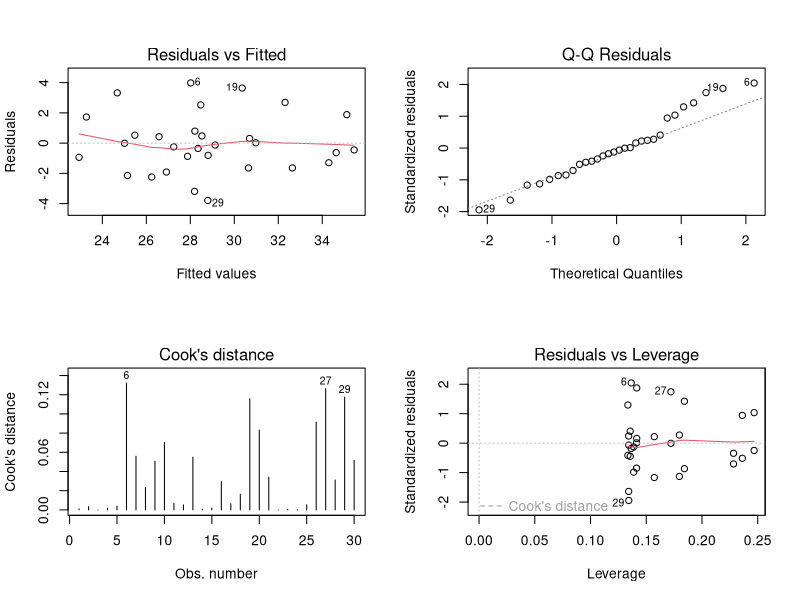
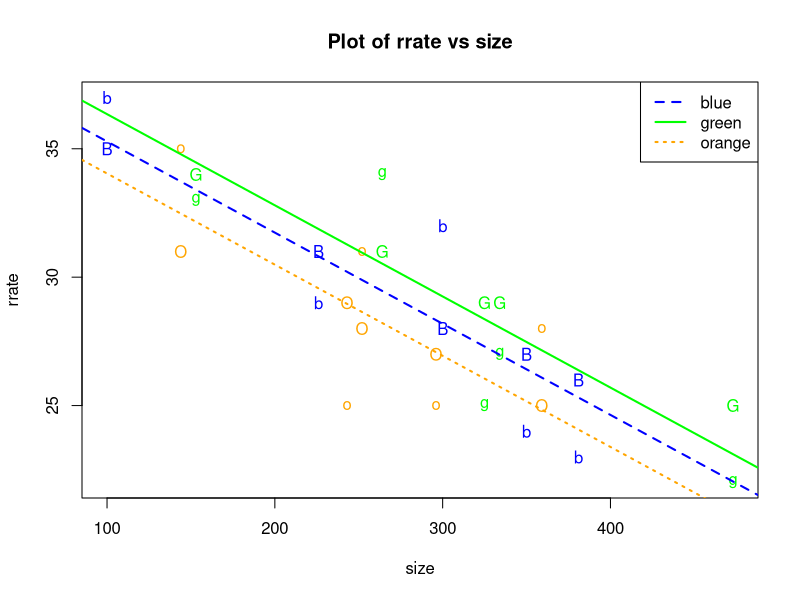

Recreate these plots in R, in order.
## ---- chunk 1
knitr::opts_chunk$set(fig.width=6, fig.height=6, dpi=200,
                      echo=FALSE, warning=FALSE, message=FALSE, cache=T)
## ---- chunk 2
library(nlme)

qcolour <- read.csv("qcolour.csv",header=T)
attach(qcolour)

colours <- as.factor(colour)
weeks <- as.factor(week)

lm.a <- lm(rrate~colours+weeks+size)
par(mfrow=c(2,2))
plot(lm.a,which = c(1,2,4,5))
## ---- chunk 3
anova(lm.a)
## ---- chunk 4
lm.b <- lm(rrate~colours+size)
par(mfrow=c(1,1))
plot(size, rrate, type="n")
title("Plot of rrate vs size")
points(qcolour[colour=='blue'&week=='A',]$size,qcolour[colour=='blue'&week=='A',]$rrate,pch='B',col='blue')
points(qcolour[colour=='blue'&week=='B',]$size,qcolour[colour=='blue'&week=='B',]$rrate,pch='b',col='blue')
points(qcolour[colour=='green'&week=='A',]$size,qcolour[colour=='green'&week=='A',]$rrate,pch='G',col='green')
points(qcolour[colour=='green'&week=='B',]$size,qcolour[colour=='green'&week=='B',]$rrate,pch='g',col='green')
points(qcolour[colour=='orange'&week=='A',]$size,qcolour[colour=='orange'&week=='A',]$rrate,pch='O',col='orange')
points(qcolour[colour=='orange'&week=='B',]$size,qcolour[colour=='orange'&week=='B',]$rrate,pch='o',col='orange')

coef(lm.b)
intercept <- coef(lm.b)[1]
coef.green <- coef(lm.b)[2]
coef.orange <- coef(lm.b)[3]
coef.size <- coef(lm.b)[4]

# regression lines
abline(intercept, coef.size, lty=2, col="blue", lwd=2) # blue
abline(intercept+coef.green, coef.size, lty=1, col="green", lwd=2) # green
abline(intercept+coef.orange, coef.size, lty=3, col="orange", lwd=2) # orange
legend("topright", c("blue","green","orange"),
       lty=c(2,1,3), col=c("blue","green","orange"), lwd=c(2,2,2))
## ---- chunk 5
summary.lm(lm.b)
## ---- chunk 6
lvl.mns <- tapply(rrate,colour,mean)
ni <- tapply(rrate,colour,length)
h.blue <- c(1,0,0)
h.green <- c(1,1,0)
h.orange <- c(1,0,1)

ci <- function(h) {
  h.extra <- h
  h.extra[length(h)+1] <- 250
  est <- t(h.extra)%*%coef(lm.b)
  MSE <- sum((rrate-fitted(lm.b))^2)/lm.b$df.residual
  sd <- sqrt(MSE)*sqrt(sum((h^2)/ni))
  upper <- est+qt(0.975,lm.b$df.residual)*sd
  lower <- est-qt(0.975,lm.b$df.residual)*sd
  c(lower,est,upper)
}
cis <- rbind(ci(h.blue),ci(h.green),ci(h.orange))
colnames(cis) <- c("lower","fit","upper")
rownames(cis) <- c("blue","green","orange")
cis
## ---- chunk 7
lm.e <- lm(rrate~colours+size+colours*size)
summary(lm.e)
anova(lm.e)
anova(lm.b,lm.e)
## ---- chunk 8
qcolour.A <- qcolour[qcolour$week=='A',]
colours.A <- as.factor(qcolour.A$colour)
lm.f <- lm(qcolour.A$rrate~colours.A+qcolour.A$size)
summary(lm.f)
anova(lm.f)
## ---- chunk 9
lm.g <- lme(rrate~colours+size, random=~1|week)
# -----------------------------NOTE--------------------------------------
# describe the changes, formula
anova(lm.g)
summary(lm.g)
## ---- chunk 10
# intra-class correlation
(icc <- (7.935918e-05)^2/((7.935918e-05)^2+2.06258^2))
